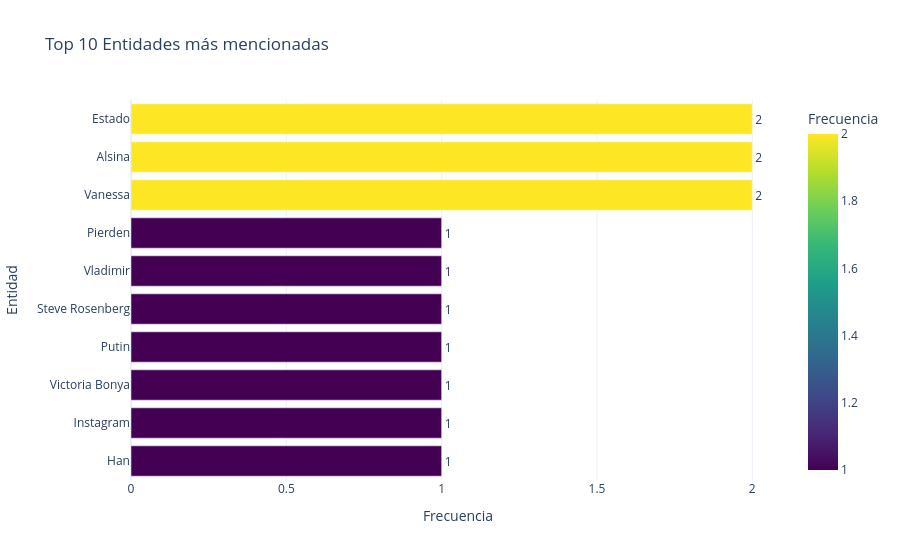

Source (notebook cell):
### Code cell
from collections import Counter

todas_las_entidades = []

for obj in df_articulos['analizador']:
    if obj:
        # Llamamos al método de tu clase
        dicc_entidades = obj.obtener_entidades()
       
        # Consolidamos personas, organizaciones y lugares en una sola bolsa
        for categoria in ['PERSONAS', 'ORGANIZACIONES', 'LUGARES']:
            todas_las_entidades.extend(dicc_entidades[categoria])

# Contamos cuáles son las más frecuentes en toda la muestra
entidades_comunes = Counter(todas_las_entidades).most_common(15)
print("Top Entidades:")
print(todas_las_entidades)
print(len(todas_las_entidades))

print("Top Entidades:")
for ent, freq in entidades_comunes:
    print(f"{ent}: {freq}")
visualizar_entidades_mas_comunes(todas_las_entidades, n=10)

### Figure 1 — Plotly figure (JSON) as saved in the notebook; plotly's stock layout.template omitted (floating-point values rounded to 4 significant figures)
{"data": [{"hovertemplate": "Frecuencia=%{marker.color}<br>Entidad=%{y}<extra></extra>", "legendgroup": "", "marker": {"color": [1, 1, 1, 1, 1, 1, 1, 2, 2, 2], "coloraxis": "coloraxis", "pattern": {"shape": ""}}, "name": "", "orientation": "h", "showlegend": false, "text": [1.0, 1.0, 1.0, 1.0, 1.0, 1.0, 1.0, 2.0, 2.0, 2.0], "textposition": "outside", "type": "bar", "x": [1, 1, 1, 1, 1, 1, 1, 2, 2, 2], "xaxis": "x", "y": ["Han", "Instagram", "Victoria Bonya", "Putin", "Steve Rosenberg", "Vladimir", "Pierden", "Vanessa", "Alsina", "Estado"], "yaxis": "y"}], "layout": {"barmode": "relative", "coloraxis": {"colorbar": {"title": {"text": "Frecuencia"}}, "colorscale": [[0, "#440154"], [0.1111, "#482878"], [0.2222, "#3e4989"], [0.3333, "#31688e"], [0.4444, "#26828e"], [0.5556, "#1f9e89"], [0.6667, "#35b779"], [0.7778, "#6ece58"], [0.8889, "#b5de2b"], [1, "#fde725"]]}, "legend": {"tracegroupgap": 0}, "title": {"text": "Top 10 Entidades más mencionadas"}, "xaxis": {"anchor": "y", "domain": [0, 1], "title": {"text": "Frecuencia"}}, "yaxis": {"anchor": "x", "domain": [0, 1], "title": {"text": "Entidad"}}}}
